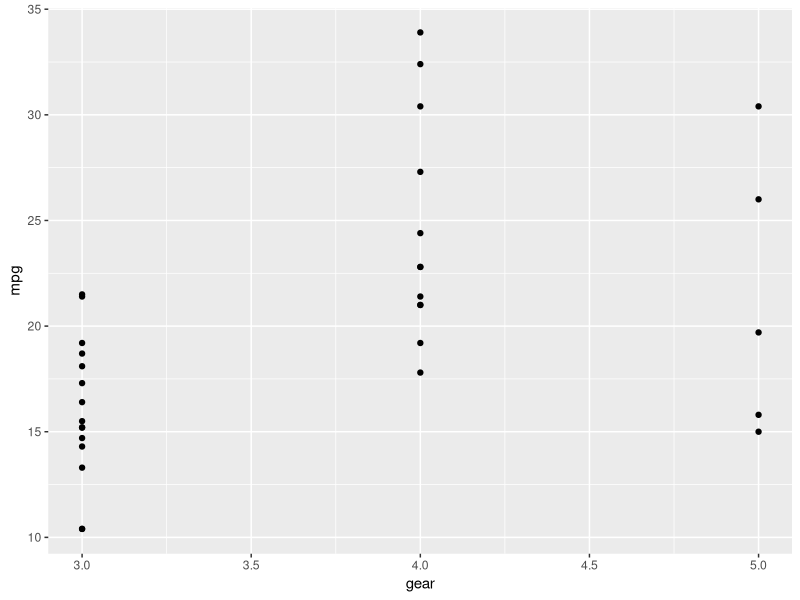
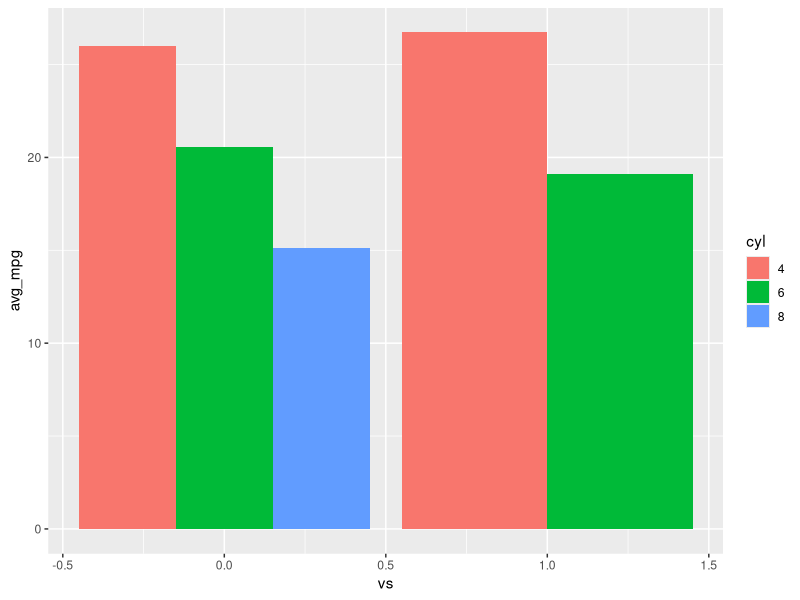

Generate these figures, in order, with R:
## ---- chunk 1
library(tidyverse)
sqrt(2*2)
(2+2) %>% sqrt()

## ---- chunk 2
(2+2) |> sqrt()

## ---- chunk 3
df = mtcars

table(ifelse(scale(log(df$mpg+2))>0,T,F))

## ---- chunk 4

df$mpg %>% 
  `+`(2) %>% 
  log() %>% 
  scale() %>% 
  (\(x) ifelse(x > 0, TRUE, FALSE)) %>% 
  table()
## ---- chunk 5

head(df)


df %>%
  filter(mpg > 22) %>% 
  head()


## ---- chunk 6
# remember to assign the modified df back as an object
df = df %>%
  mutate(log_mpg = log(mpg))

## ---- chunk 7
# Log one variable
df %>%
  mutate(log_mpg = log(mpg)) %>% head()

# Log several variables
df %>%
  mutate(across(c(mpg, wt, hp), log)) %>% head()
## ---- chunk 8
# Log all numeric variables
df %>%
  mutate(across(where(is.numeric), log)) %>% head()

# Log variables matching a name pattern
df %>%
  mutate(across(starts_with("x"), log))  %>% head()
## ---- chunk 9
# Log variables with an anonymous function
df %>%
  mutate(across(c(mpg, wt), ~ log(.)))  %>% head()

# Log variables and create new names
df %>%
  mutate(across(c(mpg, wt), log, .names = "log_{.col}"))  %>% head()
## ---- chunk 10
# Apply multiple functions
df %>%
  mutate(across(c(mpg, wt),
                list(log = log, mean = mean)))  %>% head()

# if_any(): TRUE if any selected variable meets condition
df %>%
  filter(if_any(c(mpg, wt), ~ . > 20))  %>% head()

# if_all(): TRUE if all selected variables meet condition
df %>%
  filter(if_all(c(mpg, wt), ~ . > 20))  %>% head()

## ---- chunk 11

df %>% 
  group_by(gear) %>% 
  summarise(avg_mpg = mean(mpg,na.rm = T))

## ---- chunk 12

df %>% 
  group_by(gear) %>% 
  summarise(avg_mpg = sum(mpg,na.rm = T))

## ---- chunk 13

df %>% 
  group_by(gear,vs) %>% 
  summarise(avg_mpg = mean(mpg,na.rm = T))

## ---- chunk 14
## Grouping and Ungrouping

df %>%
  group_by(gear, vs) %>%
  mutate(avg_mpg = mean(mpg, na.rm = TRUE)) %>%
  ungroup() %>% 
  select(mpg,gear,vs,avg_mpg) %>% 
  head()
## ---- chunk 15

df_cyl_fake = df %>% 
  select(cyl) %>% 
  mutate(fake_var = case_when(cyl == 4 ~ "FAKE 4",
                              cyl == 6 ~ "FAKE 6",
                              cyl == 8 ~ "FAKE 8",
                              )) %>% unique()

df %>% 
  left_join(df_cyl_fake, by = "cyl") %>% 
  select(mpg,cyl,fake_var) %>% 
  head()

## ---- chunk 16

df %>% 
  rownames_to_column() %>% 
  filter(str_detect(rowname, "Toyota"))


## ---- chunk 17
df %>% 
  rownames_to_column() %>% 
  filter(str_detect(rowname, "Toyota|Mazda"))

#draws an error
#df %>% 
#  rownames_to_column() %>% 
 # filter(str_detect(rowname,"Toyota"|"Mazda"))
## ---- chunk 18
# readr
#df <- read_csv("data.csv") 
#df <- write_csv("data.csv")

#base r
#df <- read.csv("data.csv") 
#df <- write.csv("data.csv")

## ---- chunk 19

df %>% 
  ggplot(aes(x = gear, y = mpg)) +
  geom_point()

## ---- chunk 20

df %>% 
  group_by(vs,cyl) %>% 
  summarise(avg_mpg = mean(mpg)) %>% 
  mutate(cyl = as.factor(cyl)) %>% 
  ggplot(aes(x=vs,
             y=avg_mpg,
             fill=cyl)) +
  geom_col(position = "dodge")
